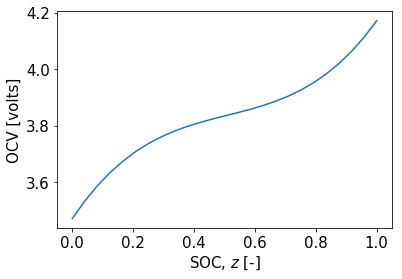

Here is the Python script that generated this plot:
## Part(a): Model Parameters

# ECM Model Parameters
Q = 3600 # [Coulombs]
R1 = 0.05 # [Ohms]
R2 = 0.005 # [Ohms]
C = 500 # [Farads]

# OCV polynomial coefficients
p_0 = 3.4707
p_1 = 1.6112
p_2 = -2.6287
p_3 = 1.7175

# Plot nonlinear OCV function
z_vec = np.linspace(0,1,25)
OCV = p_0 + p_1*z_vec + p_2 * (z_vec ** 2) + p_3 * (z_vec ** 3)
print(z_vec)
print(OCV)

plt.plot(z_vec, OCV)
plt.xlabel('SOC, $z$ [-]',fontsize=fs)
plt.ylabel('OCV [volts]',fontsize=fs)
plt.tick_params(axis='both', which='major', labelsize=fs)
plt.show()
